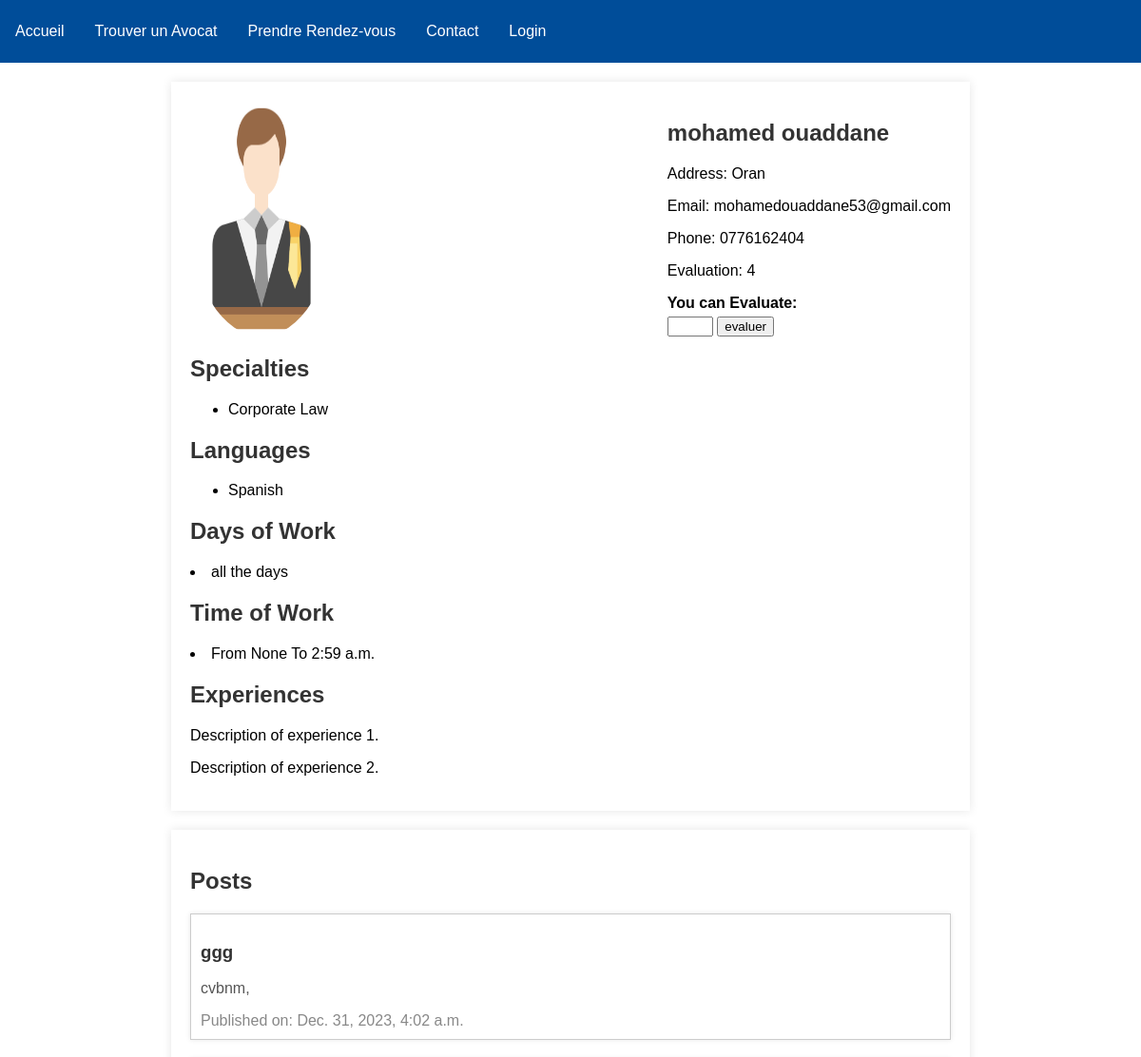
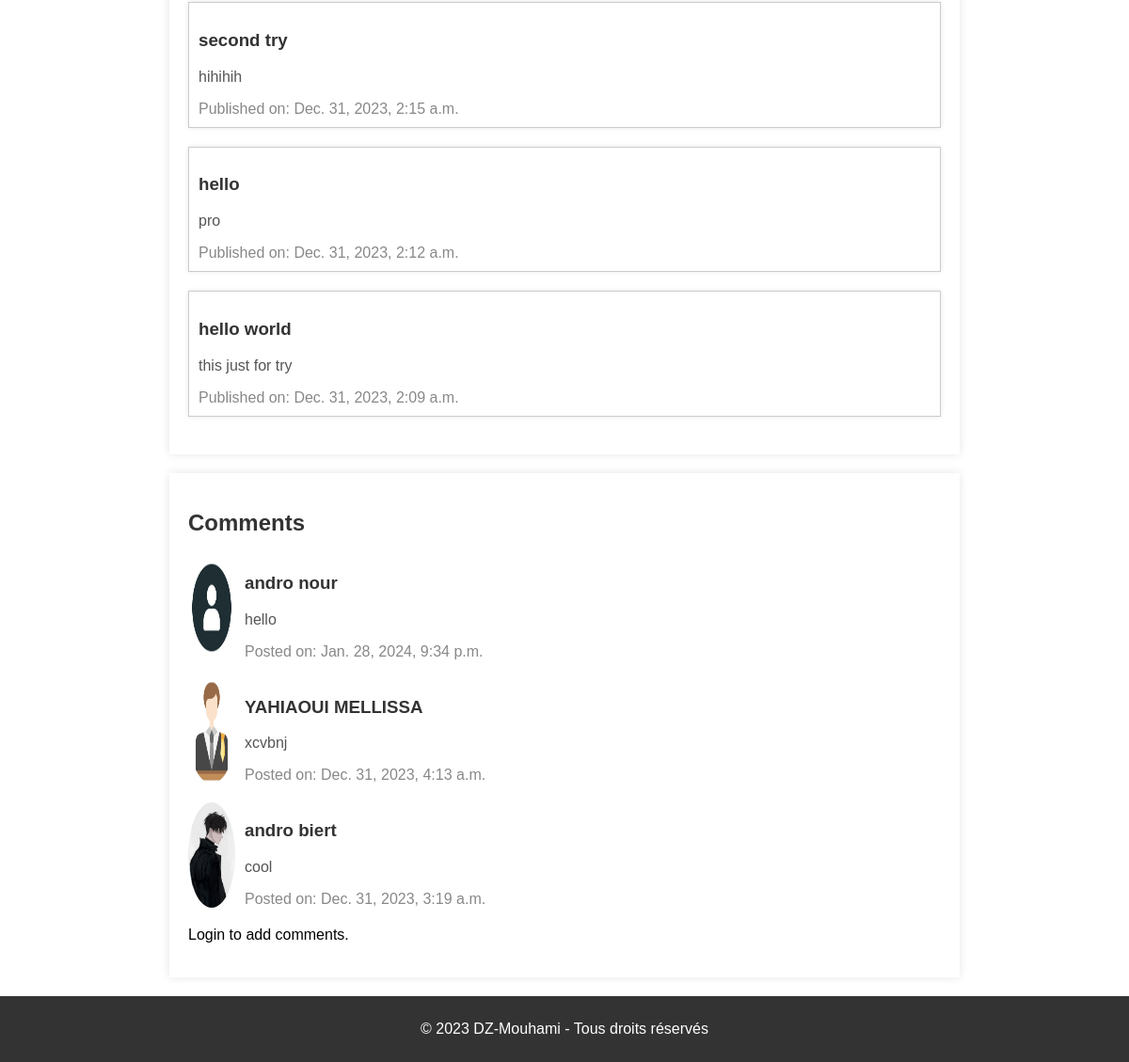
Screenshot of /profile/5/ with the database file from the repository (2 pictures, top to bottom).
### avocat/models.py (models this page shows, shortened)
class Avocat(models.Model):
    user = models.OneToOneField(User, on_delete=models.CASCADE)
    firstName = models.CharField(max_length=100)
    lastName = models.CharField(max_length=100)
    adresse = models.CharField(max_length=100)
    mapsAdr = models.CharField(null=True,default='',max_length=1000)
    coordonnees = models.ForeignKey(Coordonnees, on_delete=models.CASCADE , null=True)
    experienceWork = models.DateField(null=True)
    specialitees = models.ManyToManyField(Specialite, through='AvocatSpecialitePrice', related_name='avocats', blank=True,null=True)
    langues = models.ManyToManyField(Langues, blank=True , null=True)
    dateWork = models.CharField(null=True, default='all the days',max_length=200)
    timeWorkStart = models.TimeField(null=True)
    timeWorkEnd = models.TimeField(null=True)
    evaluationStar = models.IntegerField(null=True , default=0)
    photo = models.ImageField( null=True, blank=True , default='avatar.png')  # Add this line for the photo
    class Meta:
        db_table = 'avocat'

class Coordonnees(models.Model):
    email= models.CharField(max_length=200)
    class Meta:
        db_table = 'coordonnees'

class PhoneNumbers(models.Model):
    phoneNumber = models.CharField(max_length=20)
    coordonnees = models.ForeignKey(Coordonnees,related_name='phonenumbers', on_delete=models.CASCADE)
    def __str__(self):
        return self.phoneNumber
    class Meta:
        db_table = 'phoneNumbers'

class Specialite(models.Model):
    title = models.CharField(max_length=200)
    description = models.TextField(blank=True, null=True)
    class Meta:
        db_table = 'specialite'

class Langues(models.Model):
    langue = models.CharField(max_length = 100)
    def __str__(self):
        return self.langue
    class Meta:
        db_table = 'langues'

class Post(models.Model):
    host = models.ForeignKey(Avocat, on_delete=models.CASCADE)
    dateTimePub = models.DateTimeField(auto_now_add=True)
    title = models.CharField(max_length=300)
    content = models.TextField(null=True)
    class Meta:
        db_table = 'posts'

class Comment(models.Model):
    avocat = models.ForeignKey(Avocat , on_delete = models.CASCADE)
    host = models.ForeignKey(Visitor, on_delete=models.CASCADE)
    dateTimePub = models.DateTimeField(auto_now_add=True)
    content = models.TextField()
    class Meta:
        db_table = 'comment'

class Visitor(models.Model):
    user = models.OneToOneField(User,on_delete=models.CASCADE)
    firstName = models.CharField(max_length=20)
    lastName = models.CharField(max_length=20,null=True)
    photo = models.ImageField( null=True, blank=True , default='visitor.png' )
    class Meta:
        db_table = 'visitor'

### avocat/views.py (the view)
# urls.py: path('profile/<str:pk>/',views.profile,name="profile"),
def profile(request,pk):
    avocat = get_object_or_404(Avocat, id=pk)
    specialitees =avocat.specialitees.all()
    langues = avocat.langues.all()
    phone_numbers = PhoneNumbers.objects.filter(coordonnees=avocat.coordonnees)
    posts = Post.objects.filter(host= avocat).order_by('-dateTimePub')
    comments = Comment.objects.filter(avocat=avocat).order_by('-dateTimePub')
    rendezVousList = RendezVous.objects.filter(avocat=avocat)
    daysOfWork = avocat.dateWork
    timeWorkStart = avocat.timeWorkStart
    timeWorkEnd = avocat.timeWorkEnd
    form = PostForm()
    context = {
     'avocat':avocat ,
     'specialitees' : specialitees,
     'langues': langues ,
     'phone_numbers':phone_numbers,
     'posts':posts,
     'comments':comments,
      'form': form,
      'rendezVousList':rendezVousList ,
      'daysOfWork':daysOfWork ,
      'timeWorkStart':timeWorkStart,
      'timeWorkEnd':timeWorkEnd ,
     }
    return render(request,'avocat/profile.html',context)

### avocat/forms.py
class PostForm(forms.ModelForm):
    class Meta:
        model = Post
        fields = ['title', 'content']

### avocat/templates/avocat/profile.html (shortened to what this page needs)
{%extends 'main.html'%}
{% load static %}
{%block content %}
    <section>
        <div class="profile-info">
            <img src="{% if avocat.photo and avocat.photo.url|default:'' %}{{ avocat.photo.url }}{% else %}{% static 'images/avatar.png' %}{% endif %}" alt="{{ avocat.firstName }}'s profile picture">
            <div class="profile-details">
                <h2>{{avocat.firstName}} {{avocat.lastName}}</h2>
                <p>Address: {{avocat.adresse}}</p>
                <p>Email: {{avocat.coordonnees.email}}</p>
                {%for phone in phone_numbers%}
                <p>Phone: {{phone}}</p>
                {%endfor%}
                <p>Evaluation:
                {{avocat.evaluationStar}}
                  </p>
            {%if request.user == avocat.user %}
             <a href="{% url 'updateAvocatProfile' avocat.id %}" style="height: 100%; width:max-content ; background:rgb(239, 89, 89) ; border-radius:5%">Update Avocat Profile</a>
             <a href="{% url 'delete' avocat.id %}" style="height: 100%; width:max-content ; background:rgb(239, 89, 89) ; border-radius:5%">Delete</a>
             {%else %}
             <form action="{%url 'evaluate'  avocat.id  %}" method="post">
             <label for="evaluationStar">You can Evaluate: </label>
             <input type="number" name="evaluationStar" id="evaluationStar" min="0" max="5" required>
             <input type="submit" value="evaluer">
            </form>
            {%endif%}
            </div>
        </div>
        <div class="specialties">
            <h2>Specialties</h2>
            <ul>
                {%for specialitee in specialitees%}
                <li>{{specialitee.title}}</li>
                {%endfor%}
            </ul>
        </div>
        <div class="languages">
            <h2>Languages</h2>
            <ul>
                {%for langue in langues%}
                <li>{{langue}}</li>
                {%endfor%}
            </ul>
        </div>
        <div class="Days of Work">
            <h2>Days of Work</h2>
                <li>{{daysOfWork}}</li>
        </div>
        <div class="Time of works">
            <h2>Time of Work </h2>
                <li>From {{timeWorkStart}} To {{timeWorkEnd}}</li>
        </div>
        <div class="experiences">
            <h2>Experiences</h2>
            <p>Description of experience 1.</p>
            <p>Description of experience 2.</p>
        </div>
    </section>
    <section class="posts">
        <h2>Posts</h2>
        {%for post in posts%}
        <div class="post">
            <h3>{{post.title}}</h3>
            <p>{{post.content}}</p>
            <span class="post-date">Published on: {{post.dateTimePub}}</span>
        </div>
     {%endfor%}
    </section>
    <section class="comments">
        <h2>Comments</h2>
        {%for comment in comments%}
        <div class="comment">
            <img src="{{comment.host.photo.url}}" alt="Commenter Avatar">
            <div class="comment-content">
                <h3>{{comment.host.firstName}} {{comment.host.lastName}}</h3>
                <p>{{comment.content}}</p>
                <span class="comment-date">Posted on: {{comment.dateTimePub}}</span>
            </div>
        </div>
        {%endfor%}
        {% if user.is_authenticated %}
        <div class="comment-form">
            <h3>Add a Comment</h3>
            <form method="post" action="{% url 'add_comment' avocat.id %}">
                {% csrf_token %}
                <div class="form-group">
                    <label for="id_content">Your Comment:</label>
                    <textarea name="content" id="id_content" rows="4" cols="50" required></textarea>
                </div>
                <button type="submit" class="btn btn-primary">Post Comment</button>
            </form>
        </div>
    {% else %}
        <p>Login to add comments.</p>
    {% endif %}
    </section>
{% endblock content %}

### static/css/style.css (style rules this page uses)
body { font-family: Arial, sans-serif; margin: 0; padding: 0; box-sizing: border-box; height: 15vh; }

### avocat/templates/avocat/profile.html (style rules this page uses)
section { max-width: 800px; margin: 20px auto; padding: 20px; background-color: #fff; box-shadow: 0 0 10px rgba(0, 0, 0, 0.1); }
h2 { color: #333; }
.profile-info { display: flex; justify-content: space-between; }
.profile-info img { border-radius: 50%; max-width: 150px; }
.profile-details { margin-left: 20px; }
.specialties { margin-top: 10px; }
.languages { margin-top: 10px; }
.experiences { margin-top: 20px; }
.posts { margin-top: 20px; }
.post { border: 1px solid #ccc; padding: 10px; margin-bottom: 20px; background-color: #fff; box-shadow: 0 0 5px rgba(0, 0, 0, 0.1); }
.post h3 { color: #333; }
.post p { color: #555; }
.post-date { display: block; margin-top: 10px; color: #888; }
.comments { margin-top: 20px; }
.comment { display: flex; margin-bottom: 20px; }
.comment img { border-radius: 50%; max-width: 50px; margin-right: 10px; }
.comment-content { flex-grow: 1; }
.comment h3 { color: #333; }
.comment p { color: #555; }
.comment-date { display: block; margin-top: 5px; color: #888; }
label { display: block; font-weight: bold; margin-bottom: 5px; }

### rows the page displays
Avocat: photo (picture), firstName "mohamed", lastName "ouaddane", adresse "Oran", coordonnees.email "mohamedouaddane53@gmail.com", evaluationStar "4", dateWork "all the days", timeWorkEnd "2:59 a.m."
PhoneNumbers: phoneNumber "0776162404"
Specialite: title "Corporate Law"
Langues: langue "Spanish"
Post: title "ggg", content "cvbnm,", dateTimePub "Dec. 31, 2023, 4:02 a.m."
Post: title "second try", content "hihihih", dateTimePub "Dec. 31, 2023, 2:15 a.m."
Post: title "hello", content "pro", dateTimePub "Dec. 31, 2023, 2:12 a.m."
Post: title "hello world", content "this just for try", dateTimePub "Dec. 31, 2023, 2:09 a.m."
Comment: host.photo (picture), host.firstName "andro", host.lastName "nour", content "hello", dateTimePub "Jan. 28, 2024, 9:34 p.m."
Comment: host.photo (placeholder picture), host.firstName "YAHIAOUI", host.lastName "MELLISSA", content "xcvbnj", dateTimePub "Dec. 31, 2023, 4:13 a.m."
Comment: host.photo (picture), host.firstName "andro", host.lastName "biert", content "cool", dateTimePub "Dec. 31, 2023, 3:19 a.m."

### other values shown
{{ timeWorkStart }} "None"
